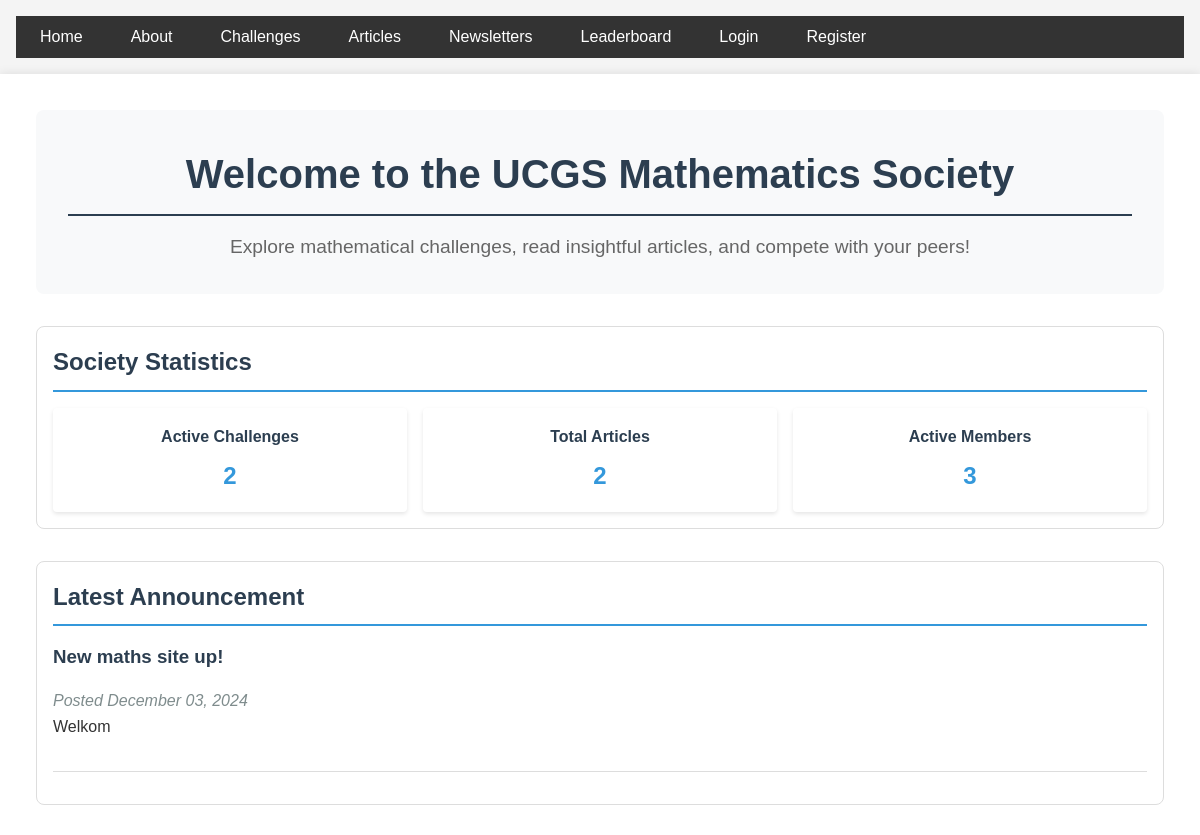
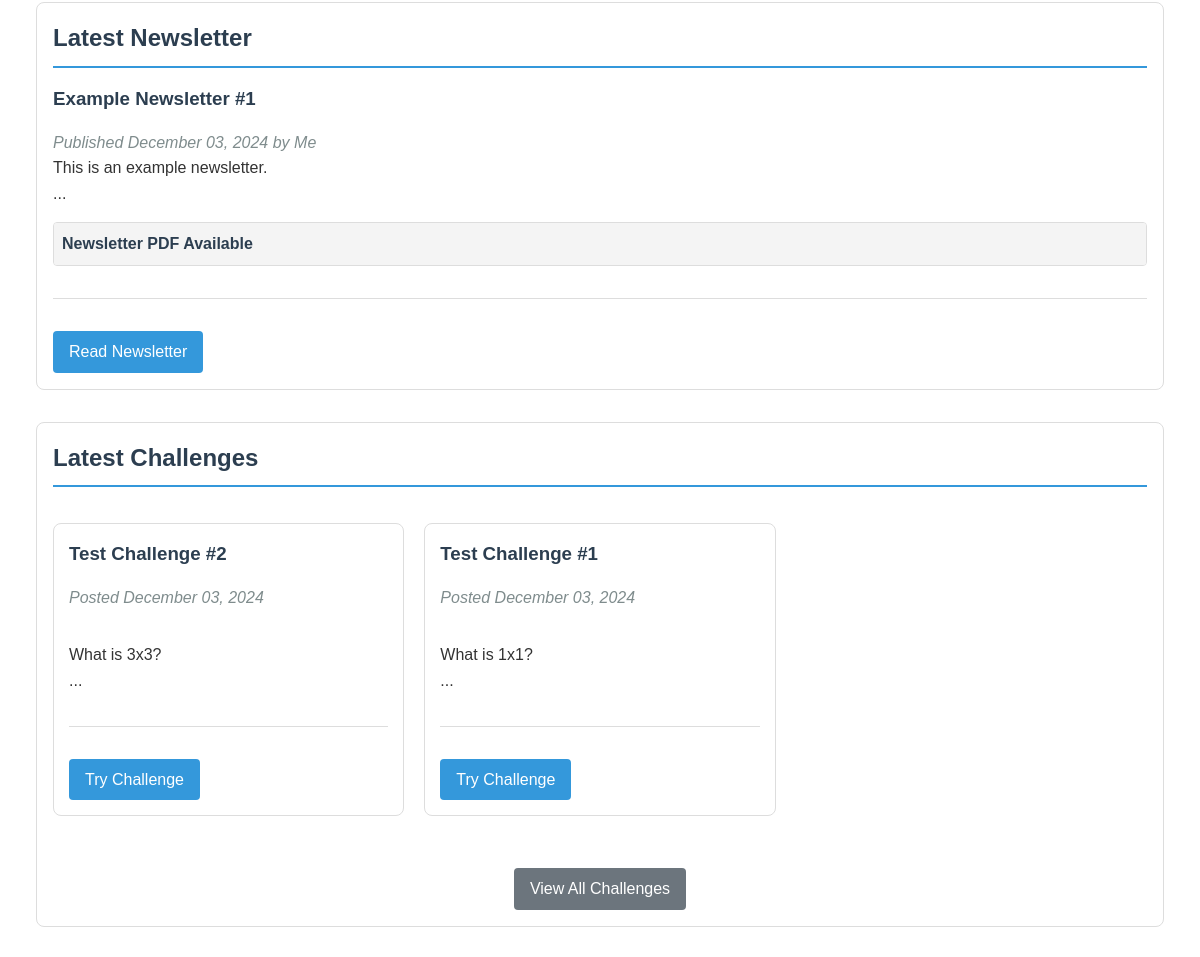
The page /index (upper part) on the database as committed earlier (2 pictures, top to bottom).
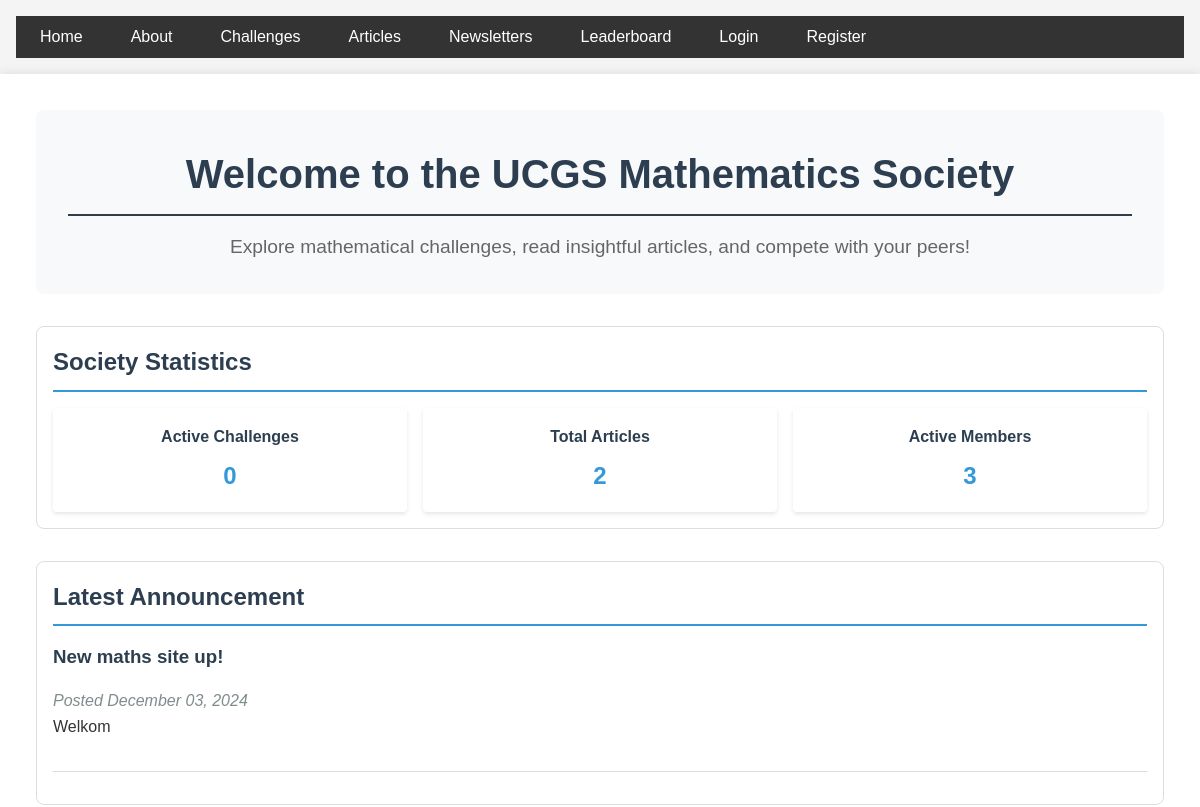
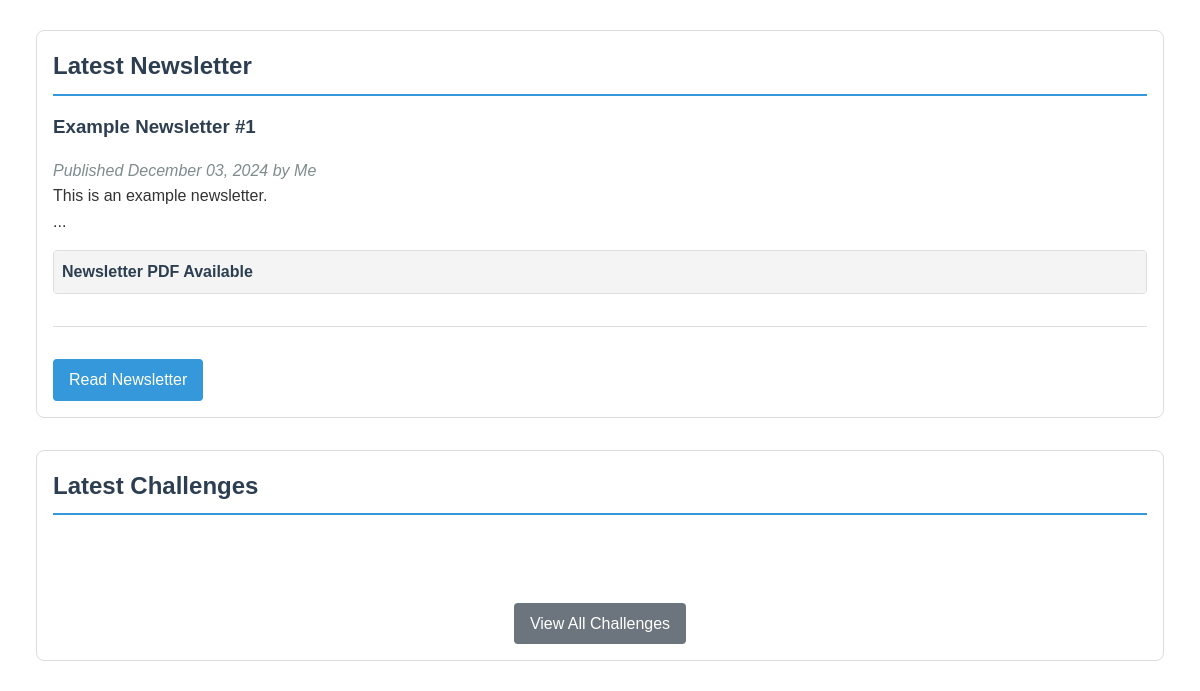
The same page on the database as committed later (2 pictures, top to bottom).
### app/models.py (models this page shows)
class Challenge(db.Model):
    id = db.Column(db.Integer, primary_key=True, autoincrement=True)
    title = db.Column(db.String(100), nullable=False)
    content = db.Column(db.Text, nullable=False)
    date_posted = db.Column(db.DateTime, nullable=False, default=datetime.utcnow)
    file_url = db.Column(db.String(100))
    key_stage = db.Column(db.String(3), nullable=False)
    answer_boxes = db.relationship('ChallengeAnswerBox', backref='challenge', lazy=True, cascade='all, delete-orphan')
    submissions = db.relationship('AnswerSubmission', backref='challenge', lazy=True)
    first_correct_submission = db.Column(db.DateTime)

### app/main/routes.py (the view)
@bp.route('/')
@bp.route('/index')
def index():
    try:
        challenges = Challenge.query
        articles = Article.query
        leaderboard_entries = LeaderboardEntry.query
        recent_challenges = Challenge.query.order_by(
                Challenge.date_posted.desc()
            ).limit(3).all()
        recent_articles = Article.query.filter_by(
            type='article'
        ).order_by(Article.date_posted.desc()).limit(3).all()
        latest_newsletter = Article.query.filter_by(
            type='newsletter'
        ).order_by(Article.date_posted.desc()).first()
        latest_announcement = Announcement.query.order_by(
            Announcement.date_posted.desc()
        ).first()
        return render_template('index.html',
                            challenges=challenges,
                            articles=articles,
                            leaderboard_entries=leaderboard_entries,
                            recent_challenges=recent_challenges,
                            recent_articles=recent_articles,
                            latest_newsletter=latest_newsletter,
                            latest_announcement=latest_announcement
        )
    except SQLAlchemyError as e:
        current_app.logger.error(f"Database error in index route: {str(e)}")
        flash("An error occurred while loading the homepage.", "error")
        return redirect(url_for('main.about'))

### app/templates/index.html (shortened to what this page needs)
{% extends "base.html" %}
{% block content %}
<div class="container home-page">
    <header class="hero-section">
        <h1>Welcome to the UCGS Mathematics Society</h1>
        <p class="hero-subtitle">Explore mathematical challenges, read insightful articles, and compete with your peers!</p>
    </header>
<section class="stats-overview section-container">
    <h2 class="section-title">Society Statistics</h2>
    <div class="stats-grid">
        <div class="stats-card">
            <h3>Active Challenges</h3>
            <p class="stats-number">{{ challenges.count() if challenges else 0 }}</p>
        </div>
        <div class="stats-card">
            <h3>Total Articles</h3>
            <p class="stats-number">{{ articles.count() if articles else 0 }}</p>
        </div>
        <div class="stats-card">
            <h3>Active Members</h3>
            <p class="stats-number">{{ leaderboard_entries.count() if leaderboard_entries else 0 }}</p>
        </div>
    </div>
</section>
<section class="newsletter-preview section-container">
    <h2 class="section-title">Latest Announcement</h2>
    {% if latest_announcement %}
    <div class="newsletter-card">
        <h3>{{ latest_announcement.title }}</h3>
        <p class="meta">
            Posted {{ latest_newsletter.date_posted.strftime('%B %d, %Y') }}
        </p>
        <p class="newsletter-excerpt">{{ latest_announcement.content| safe }}</p>
        <div class="challenge-actions">
        </div>
    </div>
    {% else %}
    <p>No newsletters available at this time.</p>
    {% endif %}
</section>
<section class="newsletter-preview section-container">
    <h2 class="section-title">Latest Newsletter</h2>
    {% if latest_newsletter %}
    <div class="newsletter-card">
        <h3>{{ latest_newsletter.title }}</h3>
        <p class="meta">
            Published {{ latest_newsletter.date_posted.strftime('%B %d, %Y') }}
            {% if latest_newsletter.named_creator %}
            by {{ latest_newsletter.named_creator }}
            {% endif %}
        </p>
        <p class="newsletter-excerpt">{{ latest_newsletter.content[:200] | safe }}...</p>
        {% if latest_newsletter.file_url %}
        <div class="pdf-preview">
            <h3>Newsletter PDF Available</h3>
        </div>
        {% endif %}
        <div class="challenge-actions">
            <a href="{{ url_for('main.newsletter', id=latest_newsletter.id) }}" class="button">Read Newsletter</a>
        </div>
    </div>
    {% else %}
    <p>No newsletters available at this time.</p>
    {% endif %}
</section>
<section class="recent-challenges section-container">
    <h2 class="section-title">Latest Challenges</h2>
    <div class="challenge-grid">
        {% for challenge in recent_challenges %}
        <div class="challenge-card">
            <h3>{{ challenge.title }}</h3>
            <p class="meta">Posted {{ challenge.date_posted.strftime('%B %d, %Y') }}</p>
            <p class="challenge-content">{{ challenge.content[:150] | safe  }}...</p>
            <div class="challenge-actions">
                <a href="{{ url_for('main.challenge', challenge_id=challenge.id) }}" class="button">Try Challenge</a>
            </div>
        </div>
        {% endfor %}
    </div>
    <div class="view-all-container">
        <a href="{{ url_for('main.challenges') }}" class="button-secondary">View All Challenges</a>
    </div>
</section>
</div>
{% endblock %}

Rows that differ between the two databases and show on the page:
removed Challenge: title "Test Challenge #2", date_posted "December 03, 2024", content "What is 3x3?"
removed Challenge: title "Test Challenge #1", date_posted "December 03, 2024", content "What is 1x1?"
Other text that changed with them:
{{ challenges.count() if challenges else 0 }}: "2" → "0"
